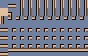

A level layout from a 2D game, rendered from its tile map. Below: a short description, then the map file with its tile-grid data intact:
An orthogonal 11x7 tile map with 8x8 px tiles, 1 tile layer (Tile Layer 1).

<map version="1.9" tiledversion="1.9.2" orientation="orthogonal" renderorder="right-down" width="11" height="7" tilewidth="8" tileheight="8" infinite="0" nextlayerid="2" nextobjectid="1">
 <tileset firstgid="1" name="MenuTiles" tilewidth="8" tileheight="8" tilecount="128" columns="16">
  <image source="../../Image/Png/MenuTiles.png" width="128" height="64" />
 </tileset>
 <layer id="1" name="Tile Layer 1" width="11" height="7">
  <data encoding="csv">
1,2147483666,13,13,13,13,13,13,13,13,13,
2147483663,2147483665,7,7,7,7,7,7,7,7,7,
16,1073741830,1073741830,1073741830,1073741830,1073741830,1073741830,1073741830,1073741830,1073741830,1073741830,
19,2,2,2,2,2,2,2,2,2,2,
19,2,2,2,2,2,2,2,2,2,2,
19,2,2,2,2,2,2,2,2,2,2,
20,1073741827,1073741827,1073741827,1073741827,1073741827,1073741827,1073741827,1073741827,1073741827,1073741827
</data>
 </layer>
</map>
